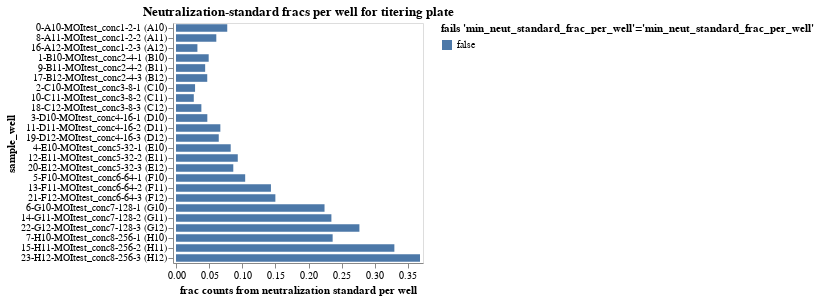

The cell this chart's notebook holds for it:
### Markdown cell above
## Fraction of counts from neutralization standard
Determine the fraction of counts from the neutralization standard in each sample, and make sure this fraction passess the QC threshold.

### Code cell
neut_standard_fracs = (
    counts.assign(
        neut_standard_count=lambda x: x["count"] * x["neut_standard"].astype(int)
    )
    .groupby(
        ["well", "sample_well","dilution_factor"],
        dropna=False,
        as_index=False,
    )
    .aggregate(
        total_count=pd.NamedAgg("count", "sum"),
        neut_standard_count=pd.NamedAgg("neut_standard_count", "sum"),
    )
    .assign(
        neut_standard_frac=lambda x: x["neut_standard_count"] / x["total_count"],
        fails_qc=lambda x: (
            x["neut_standard_frac"] < 0.001
        ),
    )
)

neut_standard_fracs_chart = (
    alt.Chart(neut_standard_fracs)
    .encode(
        alt.X(
            "neut_standard_frac",
            title="frac counts from neutralization standard per well",
            scale=alt.Scale(nice=False, padding=3),
        ),
        alt.Y("sample_well", sort=sample_wells),
        alt.Color(
            "fails_qc",
            title=f"fails {'min_neut_standard_frac_per_well'=}",
            legend=alt.Legend(titleLimit=500),
        ),
        tooltip=[
            alt.Tooltip(c, format=".3g") if neut_standard_fracs[c].dtype == float else c
            for c in neut_standard_fracs.columns
        ],
    )
    .mark_bar(height={"band": 0.85})
    .properties(
        height=alt.Step(10),
        width=250,
        title=f"Neutralization-standard fracs per well for titering plate",
    )
    .configure_axis(grid=False)
    .configure_legend(titleLimit=1000)
)

display(neut_standard_fracs_chart)

### Figure 1 — Vega-Lite specification as saved in the notebook (floating-point values rounded to 4 significant figures)
{"config": {"view": {"continuousWidth": 300, "continuousHeight": 300}, "axis": {"grid": false}, "legend": {"titleLimit": 1000}}, "data": {"name": "data-cb8ffd028ff2b9a89678fd2d5408ace6"}, "mark": {"type": "bar", "height": {"band": 0.85}}, "encoding": {"color": {"field": "fails_qc", "legend": {"titleLimit": 500}, "title": "fails 'min_neut_standard_frac_per_well'='min_neut_standard_frac_per_well'", "type": "nominal"}, "tooltip": [{"field": "well", "type": "nominal"}, {"field": "sample_well", "type": "nominal"}, {"field": "dilution_factor", "type": "quantitative"}, {"field": "total_count", "type": "quantitative"}, {"field": "neut_standard_count", "type": "quantitative"}, {"field": "neut_standard_frac", "format": ".3g", "type": "quantitative"}, {"field": "fails_qc", "type": "nominal"}], "x": {"field": "neut_standard_frac", "scale": {"nice": false, "padding": 3}, "title": "frac counts from neutralization standard per well", "type": "quantitative"}, "y": {"field": "sample_well", "sort": ["MOItest_conc1 (A12)", "MOItest_conc1 (A12)", "MOItest_conc1 (A12)", "MOItest_conc1 (A12)", "MOItest_conc1 (A11)", "MOItest_conc1 (A11)", "MOItest_conc1 (A11)", "MOItest_conc1 (A11)", "MOItest_conc1 (A10)", "MOItest_conc1 (A10)", "MOItest_conc1 (A10)", "MOItest_conc1 (A10)", "MOItest_conc2 (B12)", "MOItest_conc2 (B12)", "MOItest_conc2 (B12)", "MOItest_conc2 (B12)", "MOItest_conc2 (B10)", "MOItest_conc2 (B10)", "MOItest_conc2 (B10)", "MOItest_conc2 (B10)", "MOItest_conc2 (B11)", "MOItest_conc2 (B11)", "MOItest_conc2 (B11)", "MOItest_conc2 (B11)", "MOItest_conc3 (C11)", "MOItest_conc3 (C11)", "MOItest_conc3 (C11)", "MOItest_conc3 (C11)", "MOItest_conc3 (C12)", "MOItest_conc3 (C12)", "MOItest_conc3 (C12)", "MOItest_conc3 (C12)", "MOItest_conc3 (C10)", "MOItest_conc3 (C10)", "MOItest_conc3 (C10)", "MOItest_conc3 (C10)", "MOItest_conc4 (D12)", "MOItest_conc4 (D12)", "MOItest_conc4 (D12)", "MOItest_conc4 (D12)", "MOItest_conc4 (D11)", "MOItest_conc4 (D11)", "MOItest_conc4 (D11)", "MOItest_conc4 (D11)", "MOItest_conc4 (D10)", "MOItest_conc4 (D10)", "MOItest_conc4 (D10)", "MOItest_conc4 (D10)", "MOItest_conc5 (E11)", "MOItest_conc5 (E11)", "MOItest_conc5 (E11)", "MOItest_conc5 (E11)", "MOItest_conc5 (E10)", "MOItest_conc5 (E10)", "MOItest_conc5 (E10)", "MOItest_conc5 (E10)", "MOItest_conc5 (E12)", "MOItest_conc5 (E12)", "MOItest_conc5 (E12)", "MOItest_conc5 (E12)", "MOItest_conc6 (F12)", "MOItest_conc6 (F12)", "MOItest_conc6 (F12)", "MOItest_conc6 (F12)", "MOItest_conc6 (F11)", "MOItest_conc6 (F11)", "MOItest_conc6 (F11)", "MOItest_conc6 (F11)", "MOItest_conc6 (F10)", "MOItest_conc6 (F10)", "MOItest_conc6 (F10)", "MOItest_conc6 (F10)", "MOItest_conc7 (G11)", "MOItest_conc7 (G11)", "MOItest_conc7 (G11)", "MOItest_conc7 (G11)", "MOItest_conc7 (G12)", "MOItest_conc7 (G12)", "MOItest_conc7 (G12)", "MOItest_conc7 (G12)", "MOItest_conc7 (G10)", "MOItest_conc7 (G10)", "MOItest_conc7 (G10)", "MOItest_conc7 (G10)", "MOItest_conc8 (H12)", "MOItest_conc8 (H12)", "MOItest_conc8 (H12)", "MOItest_conc8 (H12)", "MOItest_conc8 (H10)", "MOItest_conc8 (H10)", "MOItest_conc8 (H10)", "MOItest_conc8 (H10)", "MOItest_conc8 (H11)", "MOItest_conc8 (H11)", "MOItest_conc8 (H11)", "MOItest_conc8 (H11)"], "type": "nominal"}}, "height": {"step": 10}, "title": "Neutralization-standard fracs per well for titering plate", "width": 250, "$schema": "https://vega.github.io/schema/vega-lite/v5.16.3.json", "datasets": {"data-cb8ffd028ff2b9a89678fd2d5408ace6": [{"well": "A10", "sample_well": "0-A10-MOItest_conc1-2-1 (A10)", "dilution_factor": 2, "total_count": 800877, "neut_standard_count": 61944, "neut_standard_frac": 0.07735, "fails_qc": false}, {"well": "A11", "sample_well": "8-A11-MOItest_conc1-2-2 (A11)", "dilution_factor": 2, "total_count": 538009, "neut_standard_count": 32725, "neut_standard_frac": 0.06083, "fails_qc": false}, {"well": "A12", "sample_well": "16-A12-MOItest_conc1-2-3 (A12)", "dilution_factor": 2, "total_count": 829818, "neut_standard_count": 26814, "neut_standard_frac": 0.03231, "fails_qc": false}, {"well": "B10", "sample_well": "1-B10-MOItest_conc2-4-1 (B10)", "dilution_factor": 4, "total_count": 575741, "neut_standard_count": 28401, "neut_standard_frac": 0.04933, "fails_qc": false}, {"well": "B11", "sample_well": "9-B11-MOItest_conc2-4-2 (B11)", "dilution_factor": 4, "total_count": 678765, "neut_standard_count": 29872, "neut_standard_frac": 0.04401, "fails_qc": false}, {"well": "B12", "sample_well": "17-B12-MOItest_conc2-4-3 (B12)", "dilution_factor": 4, "total_count": 612276, "neut_standard_count": 28871, "neut_standard_frac": 0.04715, "fails_qc": false}, {"well": "C10", "sample_well": "2-C10-MOItest_conc3-8-1 (C10)", "dilution_factor": 8, "total_count": 1027617, "neut_standard_count": 29560, "neut_standard_frac": 0.02877, "fails_qc": false}, {"well": "C11", "sample_well": "10-C11-MOItest_conc3-8-2 (C11)", "dilution_factor": 8, "total_count": 956717, "neut_standard_count": 25687, "neut_standard_frac": 0.02685, "fails_qc": false}, {"well": "C12", "sample_well": "18-C12-MOItest_conc3-8-3 (C12)", "dilution_factor": 8, "total_count": 503146, "neut_standard_count": 19263, "neut_standard_frac": 0.03829, "fails_qc": false}, {"well": "D10", "sample_well": "3-D10-MOItest_conc4-16-1 (D10)", "dilution_factor": 16, "total_count": 602989, "neut_standard_count": 28507, "neut_standard_frac": 0.04728, "fails_qc": false}, {"well": "D11", "sample_well": "11-D11-MOItest_conc4-16-2 (D11)", "dilution_factor": 16, "total_count": 528702, "neut_standard_count": 35384, "neut_standard_frac": 0.06693, "fails_qc": false}, {"well": "D12", "sample_well": "19-D12-MOItest_conc4-16-3 (D12)", "dilution_factor": 16, "total_count": 611282, "neut_standard_count": 39449, "neut_standard_frac": 0.06453, "fails_qc": false}, {"well": "E10", "sample_well": "4-E10-MOItest_conc5-32-1 (E10)", "dilution_factor": 32, "total_count": 1027516, "neut_standard_count": 84827, "neut_standard_frac": 0.08256, "fails_qc": false}, {"well": "E11", "sample_well": "12-E11-MOItest_conc5-32-2 (E11)", "dilution_factor": 32, "total_count": 591863, "neut_standard_count": 55179, "neut_standard_frac": 0.09323, "fails_qc": false}, {"well": "E12", "sample_well": "20-E12-MOItest_conc5-32-3 (E12)", "dilution_factor": 32, "total_count": 378800, "neut_standard_count": 32751, "neut_standard_frac": 0.08646, "fails_qc": false}, {"well": "F10", "sample_well": "5-F10-MOItest_conc6-64-1 (F10)", "dilution_factor": 64, "total_count": 1093461, "neut_standard_count": 114164, "neut_standard_frac": 0.1044, "fails_qc": false}, {"well": "F11", "sample_well": "13-F11-MOItest_conc6-64-2 (F11)", "dilution_factor": 64, "total_count": 650340, "neut_standard_count": 93177, "neut_standard_frac": 0.1433, "fails_qc": false}, {"well": "F12", "sample_well": "21-F12-MOItest_conc6-64-3 (F12)", "dilution_factor": 64, "total_count": 473412, "neut_standard_count": 70994, "neut_standard_frac": 0.15, "fails_qc": false}, {"well": "G10", "sample_well": "6-G10-MOItest_conc7-128-1 (G10)", "dilution_factor": 128, "total_count": 522781, "neut_standard_count": 117189, "neut_standard_frac": 0.2242, "fails_qc": false}, {"well": "G11", "sample_well": "14-G11-MOItest_conc7-128-2 (G11)", "dilution_factor": 128, "total_count": 231565, "neut_standard_count": 54309, "neut_standard_frac": 0.2345, "fails_qc": false}, {"well": "G12", "sample_well": "22-G12-MOItest_conc7-128-3 (G12)", "dilution_factor": 128, "total_count": 1025060, "neut_standard_count": 283743, "neut_standard_frac": 0.2768, "fails_qc": false}, {"well": "H10", "sample_well": "7-H10-MOItest_conc8-256-1 (H10)", "dilution_factor": 256, "total_count": 735940, "neut_standard_count": 173993, "neut_standard_frac": 0.2364, "fails_qc": false}, {"well": "H11", "sample_well": "15-H11-MOItest_conc8-256-2 (H11)", "dilution_factor": 256, "total_count": 635040, "neut_standard_count": 209284, "neut_standard_frac": 0.3296, "fails_qc": false}, {"well": "H12", "sample_well": "23-H12-MOItest_conc8-256-3 (H12)", "dilution_factor": 256, "total_count": 537650, "neut_standard_count": 197990, "neut_standard_frac": 0.3683, "fails_qc": false}]}}
